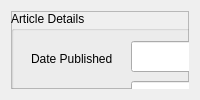
    <widget class="QWidget" name="tabArticleSearch">
     <attribute name="title">
      <string>Read</string>
     </attribute>
     <layout class="QGridLayout" name="gridLayout_3">
      <item row="0" column="0">
       <widget class="QFrame" name="frame_2">
        <property name="frameShape">
         <enum>QFrame::StyledPanel</enum>
        </property>
        <property name="frameShadow">
         <enum>QFrame::Raised</enum>
        </property>
        <widget class="QPushButton" name="btnNext">
         <property name="geometry">
          <rect>
           <x>890</x>
           <y>80</y>
           <width>81</width>
           <height>32</height>
          </rect>
         </property>
         <property name="sizePolicy">
          <sizepolicy hsizetype="Fixed" vsizetype="Fixed">
           <horstretch>0</horstretch>
           <verstretch>0</verstretch>
          </sizepolicy>
         </property>
         <property name="text">
          <string>Next</string>
         </property>
        </widget>
        <widget class="QTextEdit" name="txtBody">
         <property name="geometry">
          <rect>
           <x>0</x>
           <y>170</y>
           <width>971</width>
           <height>581</height>
          </rect>
         </property>
         <property name="sizePolicy">
          <sizepolicy hsizetype="Fixed" vsizetype="Fixed">
           <horstretch>0</horstretch>
           <verstretch>0</verstretch>
          </sizepolicy>
         </property>
         <property name="minimumSize">
          <size>
           <width>0</width>
           <height>0</height>
          </size>
         </property>
        </widget>
        <widget class="QLabel" name="lblTitle">
         <property name="geometry">
          <rect>
           <x>0</x>
           <y>110</y>
           <width>970</width>
           <height>61</height>
          </rect>
         </property>
         <property name="font">
          <font>
           <family>Helvetica</family>
           <pointsize>16</pointsize>
           <weight>75</weight>
           <bold>true</bold>
          </font>
         </property>
         <property name="text">
          <string>...</string>
         </property>
         <property name="wordWrap">
          <bool>true</bool>
         </property>
         <property name="margin">
          <number>1</number>
         </property>
        </widget>
        <widget class="QGroupBox" name="groupBox_2">
         <property name="geometry">
          <rect>
           <x>0</x>
           <y>0</y>
           <width>891</width>
           <height>111</height>
          </rect>
         </property>
         <property name="title">
          <string>Article Details</string>
         </property>
         <widget class="QLabel" name="label_12">
          <property name="geometry">
           <rect>
            <x>20</x>
            <y>40</y>
            <width>111</width>
            <height>16</height>
           </rect>
          </property>
          <property name="text">
           <string>Date Published</string>
          </property>
         </widget>
         <widget class="QLineEdit" name="editDetailsDatePublished">
          <property name="geometry">
           <rect>
            <x>120</x>
            <y>30</y>
            <width>161</width>
            <height>31</height>
           </rect>
          </property>
         </widget>
         <widget class="QLineEdit" name="editDetailsCategory">
          <property name="geometry">
           <rect>
            <x>370</x>
            <y>30</y>
            <width>161</width>
            <height>31</height>
           </rect>
          </property>
          <property name="text">
           <string/>
          </property>
         </widget>
         <widget class="QLabel" name="label_13">
          <property name="geometry">
           <rect>
            <x>300</x>
            <y>40</y>
            <width>111</width>
            <height>16</height>
           </rect>
          </property>
          <property name="text">
           <string>Category</string>
          </property>
         </widget>
         <widget class="QLabel" name="label_14">
          <property name="geometry">
           <rect>
            <x>70</x>
            <y>80</y>
            <width>60</width>
            <height>16</height>
           </rect>
          </property>
          <property name="text">
           <string>Author</string>
          </property>
         </widget>
         <widget class="QLabel" name="label_15">
          <property name="geometry">
           <rect>
            <x>550</x>
            <y>40</y>
            <width>60</width>
            <height>16</height>
           </rect>
          </property>
          <property name="text">
           <string>Source</string>
          </property>
         </widget>
         <widget class="QLabel" name="label_16">
          <property name="geometry">
           <rect>
            <x>560</x>
            <y>80</y>
            <width>60</width>
            <height>16</height>
           </rect>
          </property>
          <property name="text">
           <string>URL</string>
          </property>
         </widget>
         <widget class="QLabel" name="label_18">
          <property name="geometry">
           <rect>
            <x>320</x>
            <y>80</y>
            <width>60</width>
            <height>16</height>
           </rect>
          </property>
          <property name="text">
           <string>Score</string>
          </property>
         </widget>
         <widget class="QLineEdit" name="editDetailsAuthor">
          <property name="geometry">
           <rect>
            <x>120</x>
            <y>70</y>
            <width>161</width>
            <height>31</height>
           </rect>
          </property>
         </widget>
         <widget class="QLineEdit" name="editDetailsScore">
          <property name="geometry">
           <rect>
            <x>370</x>
            <y>70</y>
            <width>161</width>
            <height>31</height>
           </rect>
          </property>
         </widget>
         <widget class="QLineEdit" name="editDetailsSource">
          <property name="geometry">
           <rect>
            <x>600</x>
            <y>30</y>
            <width>281</width>
            <height>31</height>
           </rect>
          </property>
         </widget>
         <widget class="QLineEdit" name="editDetailsUrl">
          <property name="geometry">
           <rect>
            <x>600</x>
            <y>70</y>
            <width>281</width>
            <height>31</height>
           </rect>
          </property>
         </widget>
        </widget>
        <widget class="QPushButton" name="btnAddFavorite">
         <property name="geometry">
          <rect>
           <x>900</x>
           <y>50</y>
           <width>113</width>
           <height>32</height>
          </rect>
         </property>
         <property name="text">
          <string>Add Favorite</string>
         </property>
        </widget>
       </widget>
      </item>
     </layout>
    </widget>
